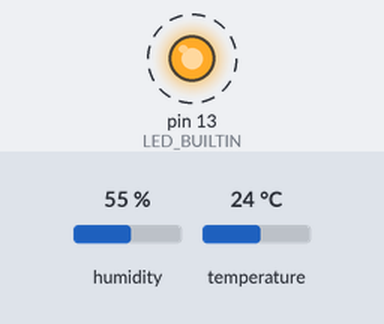
Recording of a sketch running on a simulated Arduino Uno, built with avr-gcc and run on an emulated ATmega328P. Shown: output pins drawn as LEDs (lit = HIGH). Dashed ring = blinking. Inputs (shaded band) come from the test bench; at power-on: humidity 55 %, temperature 24 °C. What the sketch prints to the serial monitor is not drawn.

Above: at 0.5 s.
Timing chart, 0 to 4.6 s (numbered marks = the images above):
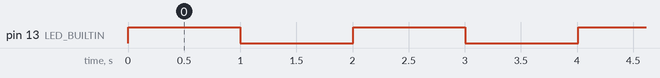

Measured:
- by itself, pin 13 (LED_BUILTIN): alternates HIGH for 1.0 s and LOW for 1.0 s

The sketch:

DHT22.ino
```cpp
// Philly Code Camp IoT Workshop
// Hardware Test
//
// Run this sketch to test that your hardware is wired correctly. This blinks the LED and prints
// the temperature and humidity to the serial console.

// Adafruit DHT Sensor Library https://github.com/adafruit/DHT-sensor-library
// Adafruit Unified Sensor Library https://github.com/adafruit/Adafruit_Sensor

#include <DHT.h>
#define DHTTYPE DHT22
#define DHTPIN  2
DHT dht(DHTPIN, DHTTYPE);

void setup() {
  // initialize the serial output
  Serial.begin(9600);

  // initialize temperature sensor
  dht.begin();

  // initialize digital pin LED_BUILTIN as an output.
  pinMode(LED_BUILTIN, OUTPUT);

  // turn the LED on
  digitalWrite(LED_BUILTIN, HIGH);

  // wait for the serial connection from the computer
  while (!Serial) {
  }

}

void loop() {

  // turn LED on
  digitalWrite(LED_BUILTIN, HIGH);
  // wait 1 second
  delay(1000);

  // turn LED off
  digitalWrite(LED_BUILTIN, LOW);
  // wait one second
  delay(1000);

  // read temperature and humidity
  float temperature = dht.readTemperature(true);
  float humidity = dht.readHumidity();

  // print data to the serial console
  Serial.print(temperature);
  Serial.print("°F ");
  Serial.print(humidity);
  Serial.println("% RH");
}
```
